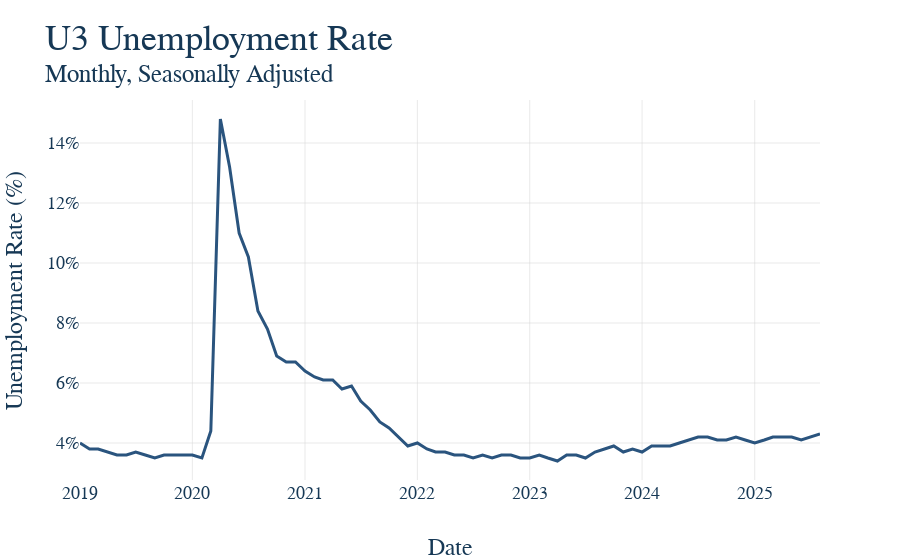

The cell this chart's notebook holds for it:
### Markdown cell above
5. Now that all our data is ready, make the graph and have it save itself as a .html file to graph_output whenver the notebooks is rerun. The name of the file should exactly match the notebook name. For instance, this file "example.ipynb" produces the graph "example.html." Nice work, you made a graph!

### Code cell
# First make the figure
fig = go.Figure()

# Loop the columns of the dataframe and plot each as a separate trace
fig.add_trace(
        go.Scatter(
            x=unemploy_rate.index,
            y=unemploy_rate,
            mode='lines',
        )
    )

# Update the titles, using the html tage <sup> for a subtitle 
fig.update_layout(
    title = dict(text = 'U3 Unemployment Rate <br><sup>Monthly, Seasonally Adjusted </sup>'),
    xaxis_title="Date",
    yaxis_title="Unemployment Rate (%)",
)

# This is graph specific, but here we want the y-axis to be percent signs 
fig.update_yaxes(
    tickformat="0.2f%",
    ticksuffix="%"
)

# Again, graph specific, we have a mutliyear series and want tick marks to be years
fig.update_xaxes(
    type='date',
    tickformat='%Y',
)

# ut.add_end_labels(fig = fig)

# Show our figure (Dimensions may be off on different screen sizes)
fig.show()

# This should be the same for EVERY GRAPH!
# Save it to the graph_output folder with the name matching the file, as HTML
fig.write_html(GRAPH_OUTPUT_PATH / f"{GRAPH_NAME}.html")
